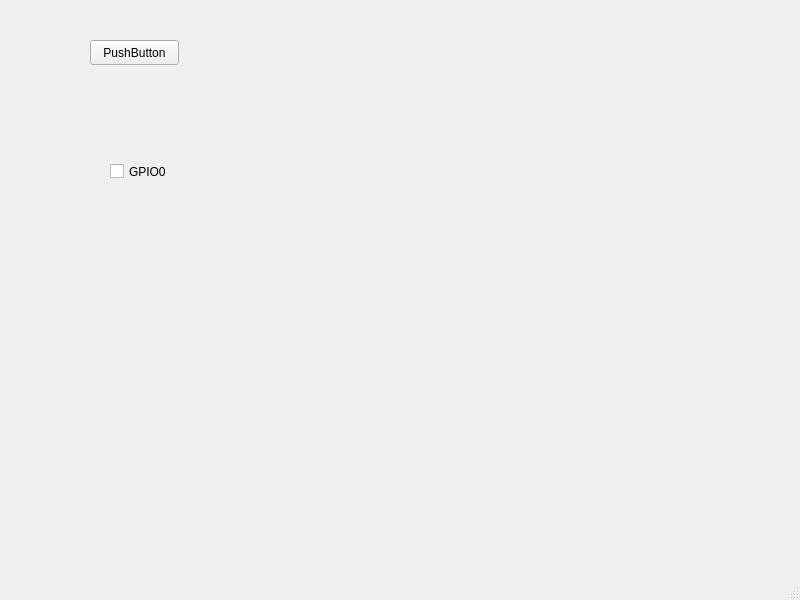
<?xml version="1.0" encoding="UTF-8"?>
<ui version="4.0">
 <class>MainWindow</class>
 <widget class="QMainWindow" name="MainWindow">
  <property name="geometry">
   <rect>
    <x>0</x>
    <y>0</y>
    <width>800</width>
    <height>600</height>
   </rect>
  </property>
  <property name="windowTitle">
   <string>MainWindow</string>
  </property>
  <widget class="QWidget" name="centralwidget">
   <widget class="QPushButton" name="buttonListDevices">
    <property name="geometry">
     <rect>
      <x>90</x>
      <y>40</y>
      <width>89</width>
      <height>25</height>
     </rect>
    </property>
    <property name="text">
     <string>PushButton</string>
    </property>
   </widget>
   <widget class="QCheckBox" name="checkGPIO0">
    <property name="geometry">
     <rect>
      <x>110</x>
      <y>160</y>
      <width>92</width>
      <height>23</height>
     </rect>
    </property>
    <property name="text">
     <string>GPIO0</string>
    </property>
   </widget>
  </widget>
  <widget class="QMenuBar" name="menubar">
   <property name="geometry">
    <rect>
     <x>0</x>
     <y>0</y>
     <width>800</width>
     <height>22</height>
    </rect>
   </property>
  </widget>
  <widget class="QStatusBar" name="statusbar"/>
 </widget>
 <resources/>
 <connections/>
</ui>
